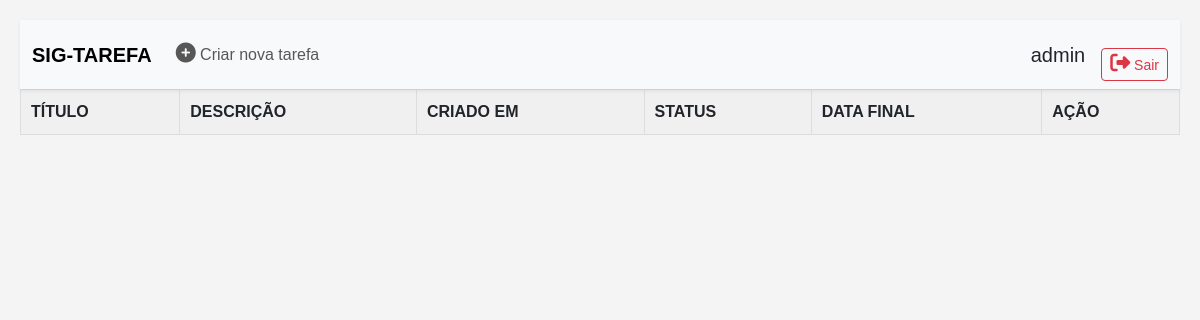
The app's page / (signed in), older data.
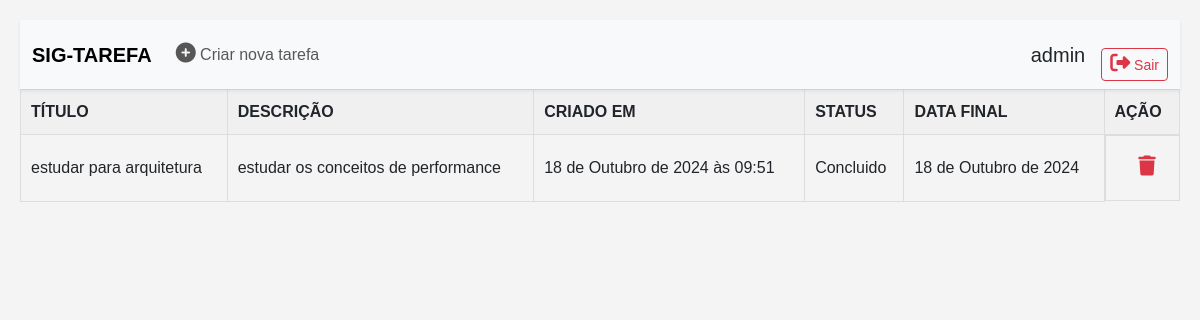
The same page, newer data.
### tarefa/models.py (models this page shows, shortened)
class Tarefa(models.Model):
    usuario = models.ForeignKey(User,on_delete=models.CASCADE)
    titulo = models .CharField(max_length = 55)
    descricao = models.TextField()
    created_at = models.DateTimeField(auto_now_add=True)
    finished_at = models.DateField(auto_now= False)
    status = models.BooleanField(default = False)

### tarefa/views.py (the view)
# urls.py: path('',views.homepage,name ='homepage'),
@login_required
def homepage(request):
    tarefa = Tarefa.objects.filter(usuario = request.user).order_by("status")
    return render(request,'homepage.html',{"contexto":tarefa})

### tarefa/templates/homepage.html (shortened to what this page needs)
{% extends 'base.html' %}
  {% block conteudo %}
  <table>
    <thead>
      <tr>
        <th>TÍTULO</th>
        <th>DESCRIÇÃO</th>
        <th>CRIADO EM </th>
        <th>STATUS</th>
        <th>DATA FINAL</th>
        <th>AÇÃO</th>
      </tr>
    </thead>
    <tbody>
      {% for tarefa in contexto %}
      <tr>
        <td>{{ tarefa.titulo }}</td>
        <td>{{ tarefa.descricao }}</td>
        <td>{{ tarefa.created_at }}</td>
        {% if tarefa.status %}
        <td>Concluido</td>
        {% else %}
        <td>Pendente</td>
        {% endif %}
        <td>{{ tarefa.finished_at }}</td>
        <td class="action-buttons">
          <form action="{% url 'delete' tarefa.id %}">
              <button class="delete-btn" title="Excluir">
                  <i class="fas fa-trash"></i>
              </button>
          </form>
      </td>
      </tr>
      {% endfor %}
    </tbody>
  </table>
  {% endblock %}

Row changes from the older to the newer data that the page shows:
added Tarefa: titulo "estudar para arquitetura", descricao "estudar os conceitos de performance", created_at "18 de Outubro de 2024 às 09:51", status "Concluido", finished_at "18 de Outubro de 2024"
